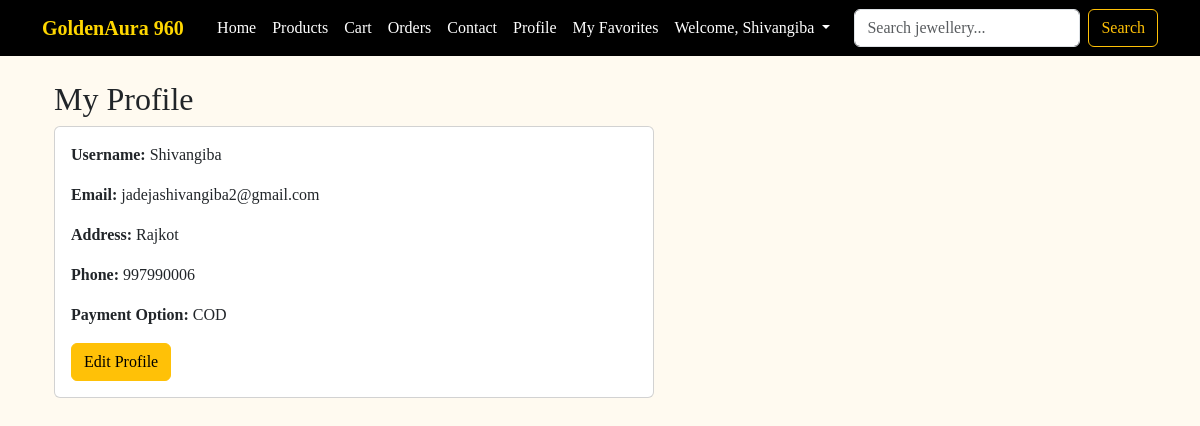
Page /profile/ (signed in) on the earlier database version.
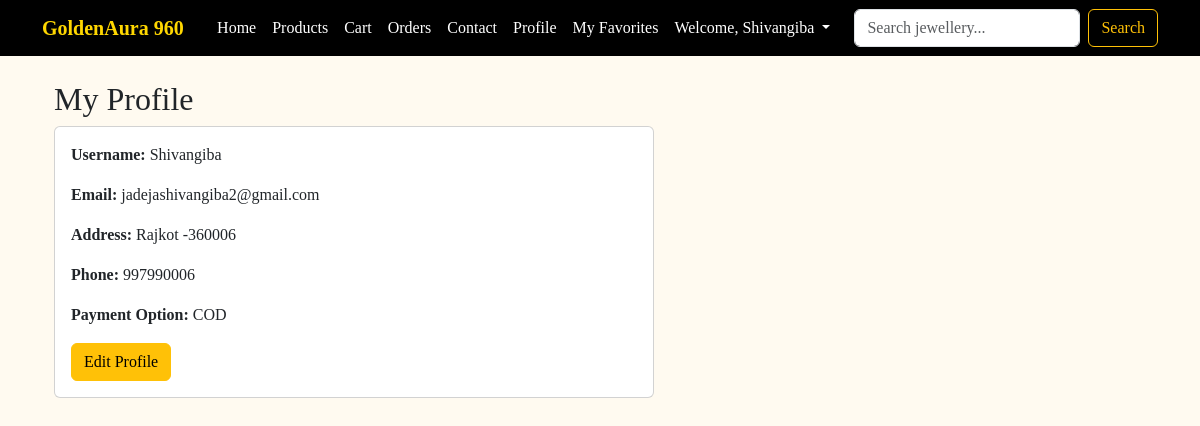
Same page on the later database version.
### store/models.py (models this page shows, shortened)
class UserProfile(models.Model):
    user = models.OneToOneField(User, on_delete=models.CASCADE)
    address = models.TextField(blank=True, null=True)
    phone = models.CharField(max_length=15, blank=True, null=True)
    payment_option = models.CharField(
        max_length=50,
        choices=[
            ("COD", "Cash on Delivery"),
            ("CARD", "Credit/Debit Card"),
            ("UPI", "UPI"),
            ("NETBANKING", "Net Banking"),
        ],
        default="COD"
    )

### store/views.py (the view)
# urls.py: path('profile/', views.profile, name='profile'),
@login_required
def profile(request):
    profile, created = UserProfile.objects.get_or_create(user=request.user)
    if request.method == "POST":
        user_form = UserForm(request.POST, instance=request.user)
        profile_form = UserProfileForm(request.POST, instance=profile)
        if user_form.is_valid() and profile_form.is_valid():
            user_form.save()
            profile_form.save()
            return redirect("profile")  # after saving, go back to view mode
    else:
        user_form = UserForm(instance=request.user)
        profile_form = UserProfileForm(instance=profile)
    edit_mode = request.GET.get("edit") == "true"
    return render(request, "store/profile.html", {
        "user_form": user_form,
        "profile_form": profile_form,
        "profile": profile,
        "edit_mode": edit_mode
    })

### store/forms.py
class UserForm(forms.ModelForm):
    class Meta:
        model = User
        fields = ['username', 'email']

class UserProfileForm(forms.ModelForm):
    class Meta:
        model = UserProfile
        fields = ['address', 'phone', 'payment_option']

### store/templates/store/profile.html
{% extends "store/base.html" %}
{% block content %}
<div class="container mt-4">
  <h2>My Profile</h2>
  <div class="card" style="max-width: 600px;">
    <div class="card-body">
      {% if edit_mode %}
        <form method="POST">
          {% csrf_token %}
          <h5>Account Info</h5>
          {{ user_form.as_p }}
          <h5>Profile Info</h5>
          {{ profile_form.as_p }}
          <button type="submit" class="btn btn-warning">Save Changes</button>
          <a href="{% url 'profile' %}" class="btn btn-secondary">Cancel</a>
        </form>
      {% else %}
        <p><strong>Username:</strong> {{ request.user.username }}</p>
        <p><strong>Email:</strong> {{ request.user.email }}</p>
        <p><strong>Address:</strong> {{ profile.address }}</p>
        <p><strong>Phone:</strong> {{ profile.phone }}</p>
        <p><strong>Payment Option:</strong> {{ profile.payment_option }}</p>
        <a href="{% url 'profile' %}?edit=true" class="btn btn-warning">Edit Profile</a>
      {% endif %}
    </div>
  </div>
</div>
{% endblock %}

Differences in the rows shown:
changed UserProfile "COD": address "Rajkot" → "Rajkot -360006"
